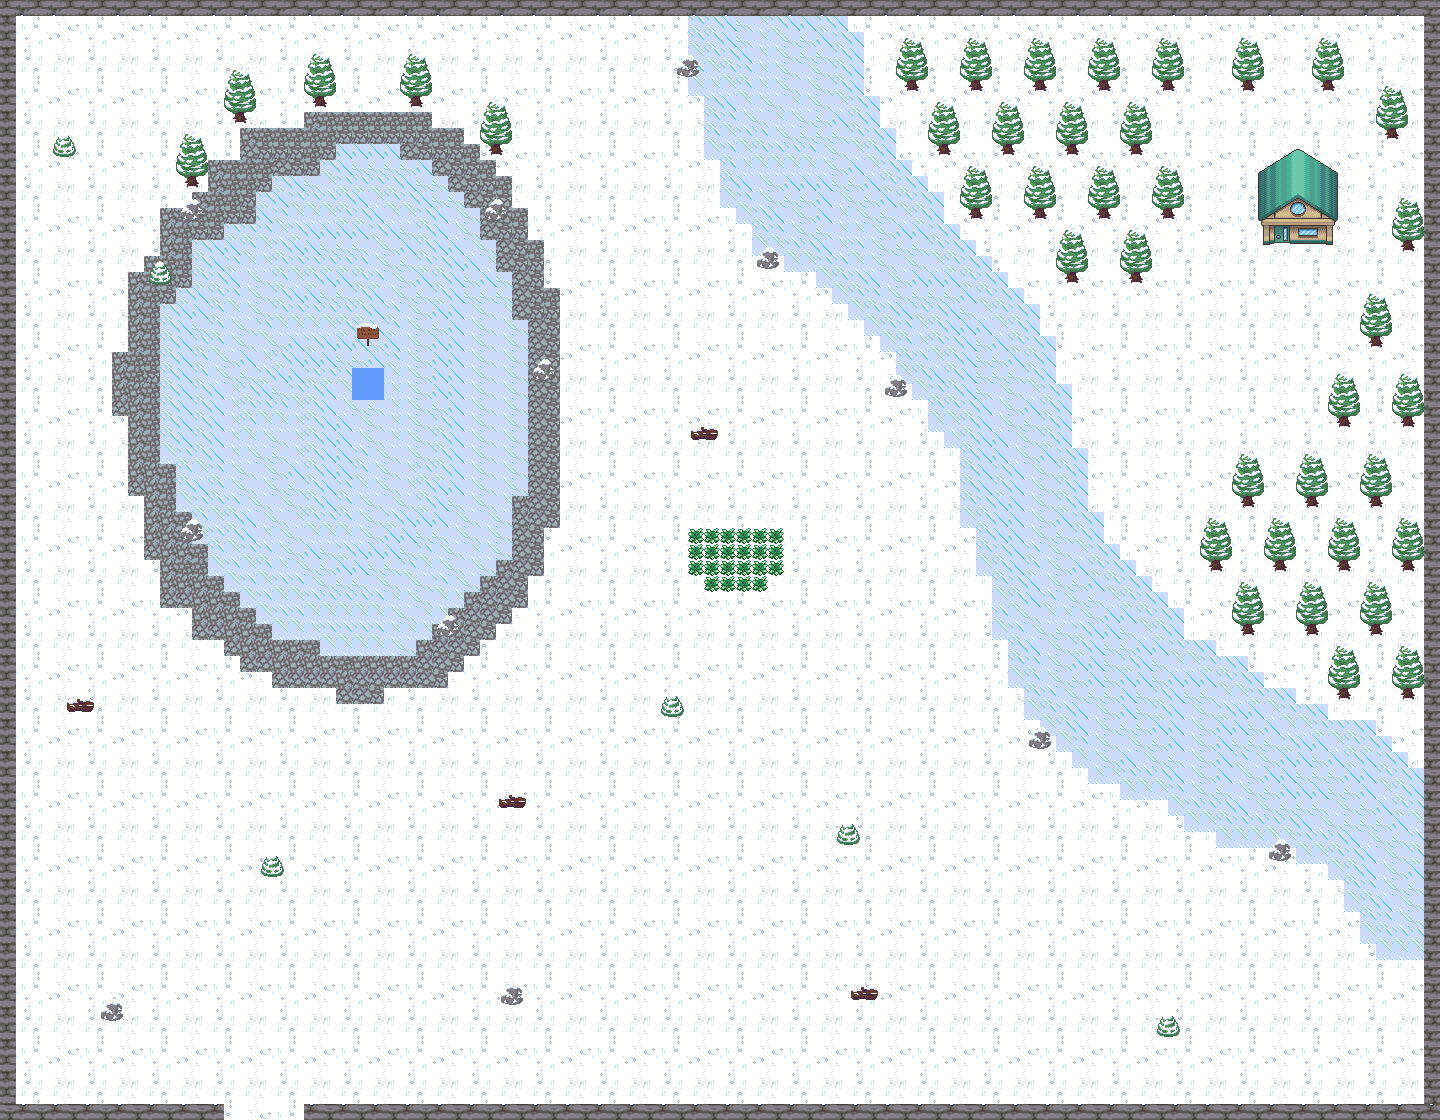

This game map was drawn from its Tiled (.tmx) file and the tilesets committed beside it. A one-line description and the trimmed map source follow:
An orthogonal 90x70 tile map with 16x16 px tiles, 7 tile layers (Calque de Tuiles 1, mur, arbre, YYY, ...), 4 tilesets and 75 objects (64x collisions, 4x item1, panel, frans_path1, i_bar_exitP, ...).

<map version="1.5" tiledversion="1.7.2" orientation="orthogonal" renderorder="right-down" width="90" height="70" tilewidth="16" tileheight="16" infinite="0" nextlayerid="11" nextobjectid="79">
 <tileset firstgid="1" source="ice.tsx" />
 <tileset firstgid="721" source="house.tsx" />
 <tileset firstgid="1496" source="background.tsx" />
 <tileset firstgid="2216" source="herbe.tsx" />
 <layer id="1" name="Calque de Tuiles 1" width="90" height="70">
  <data>[6300 cells, 6300 non-empty, 24 distinct tile ids]</data>
 </layer>
 <layer id="2" name="mur" width="90" height="70">
  <data>[6300 cells, 311 non-empty, 19 distinct tile ids]</data>
 </layer>
 <layer id="3" name="arbre" width="90" height="70">
  <data>[6300 cells, 174 non-empty, 22 distinct tile ids]</data>
 </layer>
 <layer id="9" name="YYY" width="90" height="70">
  <data>[6300 cells, 22 non-empty, 1 distinct tile ids]</data>
 </layer>
 <layer id="4" name="maison" width="90" height="70">
  <data>[6300 cells, 12 non-empty, 12 distinct tile ids]</data>
 </layer>
 <layer id="8" name="Calque de Tuiles 6" width="90" height="70">
  <data>[6300 cells, 0 non-empty, 0 distinct tile ids]</data>
 </layer>
 <layer id="5" name="top" width="90" height="70">
  <data>[6300 cells, 268 non-empty, 37 distinct tile ids]</data>
 </layer>
 <objectgroup id="6" name="collisions">
  <object id="1" type="collisions" x="234.667" y="113.333" width="8" height="12" />
  <object id="2" type="collisions" x="314.667" y="97.3333" width="10.6667" height="10.6667" />
  <object id="3" type="collisions" x="409.333" y="97.3333" width="10.6667" height="9.33333" />
  <object id="4" type="collisions" x="488" y="141.333" width="12" height="14.6667" />
  <object id="5" type="collisions" x="53.3333" y="133.333" width="20" height="25.3333" />
  <object id="6" type="collisions" x="150.667" y="260" width="17.3333" height="24" />
  <object id="7" type="collisions" x="181.333" y="520" width="20" height="24" />
  <object id="8" type="collisions" x="534.667" y="357.333" width="16" height="25.3333" />
  <object id="9" type="collisions" x="485.333" y="200" width="17.3333" height="24" />
  <object id="10" type="collisions" x="676" y="61.3333" width="21.3333" height="21.3333" />
  <object id="11" type="collisions" x="906.667" y="78.6667" width="13.3333" height="13.3333" />
  <object id="12" type="collisions" x="970.667" y="80" width="10.6667" height="10.6667" />
  <object id="13" type="collisions" x="1034.67" y="78.6667" width="10.6667" height="13.3333" />
  <object id="14" type="collisions" x="1098.67" y="80" width="10.6667" height="12" />
  <object id="15" type="collisions" x="940" y="145.333" width="9.33333" height="9.33333" />
  <object id="16" type="collisions" x="1001.33" y="145.333" width="9.33333" height="10.6667" />
  <object id="17" type="collisions" x="1065.33" y="145.333" width="10.6667" height="9.33333" />
  <object id="18" type="collisions" x="970.667" y="209.333" width="10.6667" height="12" />
  <object id="19" type="collisions" x="1033.33" y="208" width="10.6667" height="14.6667" />
  <object id="20" type="collisions" x="1101.33" y="209.333" width="9.33333" height="12" />
  <object id="21" type="collisions" x="1065.33" y="273.333" width="12" height="9.33333" />
  <object id="22" type="collisions" x="1130.67" y="274.667" width="10.6667" height="10.6667" />
  <object id="23" type="collisions" x="1260" y="185.333" width="74.6667" height="58.6667" />
  <object id="27" type="collisions" x="1242.67" y="497.333" width="9.33333" height="12" />
  <object id="28" type="collisions" x="1308" y="493.333" width="10.6667" height="12" />
  <object id="29" type="collisions" x="1370.67" y="494.667" width="10.6667" height="9.33333" />
  <object id="30" type="collisions" x="1212" y="557.333" width="9.33333" height="8" />
  <object id="31" type="collisions" x="1274.67" y="557.333" width="12" height="13.3333" />
  <object id="32" type="collisions" x="1340" y="560" width="9.33333" height="10.6667" />
  <object id="33" type="collisions" x="1402.67" y="560" width="12" height="9.33333" />
  <object id="34" type="collisions" x="1242.67" y="624" width="12" height="8" />
  <object id="35" type="collisions" x="1305.33" y="624" width="10.6667" height="10.6667" />
  <object id="36" type="collisions" x="1368" y="625.333" width="12" height="9.33333" />
  <object id="37" x="1341.33" y="688" width="9.33333" height="10.6667" />
  <object id="38" type="collisions" x="1404" y="689.333" width="8" height="8" />
  <object id="39" type="collisions" x="1270.67" y="842.667" width="20" height="16" />
  <object id="40" type="collisions" x="1033.33" y="733.333" width="16" height="13.3333" />
  <object id="41" type="collisions" x="884" y="380" width="20" height="17.3333" />
  <object id="42" type="collisions" x="757.333" y="250.667" width="20" height="20" />
  <object id="43" type="collisions" x="661.333" y="696" width="21.3333" height="21.3333" />
  <object id="44" type="collisions" x="837.333" y="826.667" width="22.6667" height="18.6667" />
  <object id="45" type="collisions" x="1158.67" y="1018.67" width="18.6667" height="20" />
  <object id="46" type="collisions" x="501.333" y="984" width="20" height="18.6667" />
  <object id="47" type="collisions" x="258.667" y="854.667" width="24" height="24" />
  <object id="48" type="collisions" x="97.3333" y="996" width="25.3333" height="26.6667" />
  <object id="49" type="collisions" x="1128" y="143" width="14" height="13" />
  <object id="50" type="collisions" x="1158" y="206" width="16" height="14" />
  <object id="51" type="collisions" x="1161" y="80" width="11" height="11" />
  <object id="52" type="collisions" x="1239" y="80" width="16" height="11" />
  <object id="53" type="collisions" x="1321" y="80" width="11" height="12" />
  <object id="54" type="collisions" x="1386" y="125" width="11" height="15" />
  <object id="55" type="collisions" x="1402" y="237" width="14" height="17" />
  <object id="56" type="collisions" x="1370" y="337" width="12" height="12" />
  <object id="57" type="collisions" x="1335" y="416" width="13" height="13" />
  <object id="58" type="collisions" x="1401" y="418" width="13" height="10" />
  <object id="59" type="collisions" x="184" y="174" width="12" height="14" />
  <object id="62" type="collisions" x="1.33333" y="1106" width="222" height="14.6667" />
  <object id="63" type="collisions" x="1.33333" y="2.66667" width="13.3333" height="1118.67" />
  <object id="64" type="collisions" x="1421.33" y="-1.33333" width="18.6667" height="1122.67" />
  <object id="65" type="collisions" x="2" y="4" width="1442" height="14" />
  <object id="66" type="collisions" x="306" y="1102" width="1134" height="16" />
  <object id="67" type="collisions" x="352" y="366.667" width="30.6667" height="33.3333" />
  <object id="68" type="collisions" x="436" y="616" width="22.6667" height="28" />
  <object id="69" name="panel" type="panel" x="357.333" y="321.333" width="21.3333" height="29.3333" />
  <object id="73" type="collisions" x="359.5" y="323.5" width="18" height="24.5" />
  <object id="74" name="diamant" type="item1" x="1034" y="52" width="11" height="15" />
  <object id="75" type="collisions" x="689" y="424" width="30" height="19" />
  <object id="76" name="presque" type="item1" x="1290.03" y="167.363" width="20.7353" height="17.7731" />
  <object id="77" name="richter" type="item1" x="1367.05" y="599.841" width="13.3298" height="11.8487" />
  <object id="78" name="pizza" type="item1" x="839.778" y="472.468" width="19.2542" height="25.1785" />
 </objectgroup>
 <objectgroup id="10" name="PNJ">
  <object id="70" name="frans_path1" x="336.25" y="353.75" width="15" height="21" />
  <object id="71" name="i_bar_exitP" x="1277.5" y="299.75">
   <point />
  </object>
  <object id="72" name="i_bar_enter" x="1268.5" y="228" width="22" height="23" />
 </objectgroup>
 <objectgroup id="7" name="portail">
  <!-- 2 objects omitted --></objectgroup>
</map>
<!-- 2 of 75 objects omitted -->
